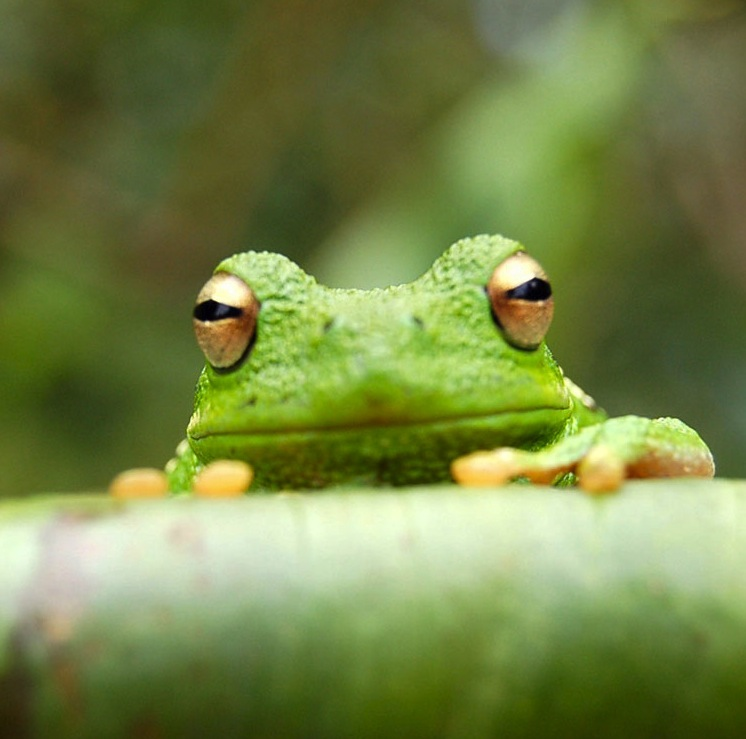
#> input picture foto/frog.jpg, 746 x 739 px, given in place of the camera
$ python main.py
#> lines starting #> are read from the running program, lines starting #| are printed output that depends on the picture; after the words box and inside, x2 and y2 are one past the last pixel; in counts of white or black regions, pixels touching at a corner belong together
import cv2 as cv

cap = cv.VideoCapture(0)

while True:
    isTrue, frame = cap.read()
#> frame is the input picture: shape (739, 746, 3); mean B, G, R 70.3, 131.3, 116

    if isTrue:
        height, width, _ = frame.shape
#> height = 739; width = 746

        hsv = cv.cvtColor (frame, cv.COLOR_BGR2HSV)
#> hsv: shape (739, 746, 3); mean H, S, V 37.7, 135.4, 132.8

        #dikey çizgiler
        cv.line (frame, (width // 3, 0), (width // 3, height), (0, 255, 0), 2)
        cv.line (frame, (2 * width // 3, 0), (2 * width // 3, height), (0, 255, 0), 2)

        #yatay çizgiler
        cv.line (frame, (0, height // 3), (width, height // 3), (0, 255, 0), 2)
        cv.line (frame, (0, 2 * height // 3), (width, 2 * height // 3), (0, 255, 0), 2)
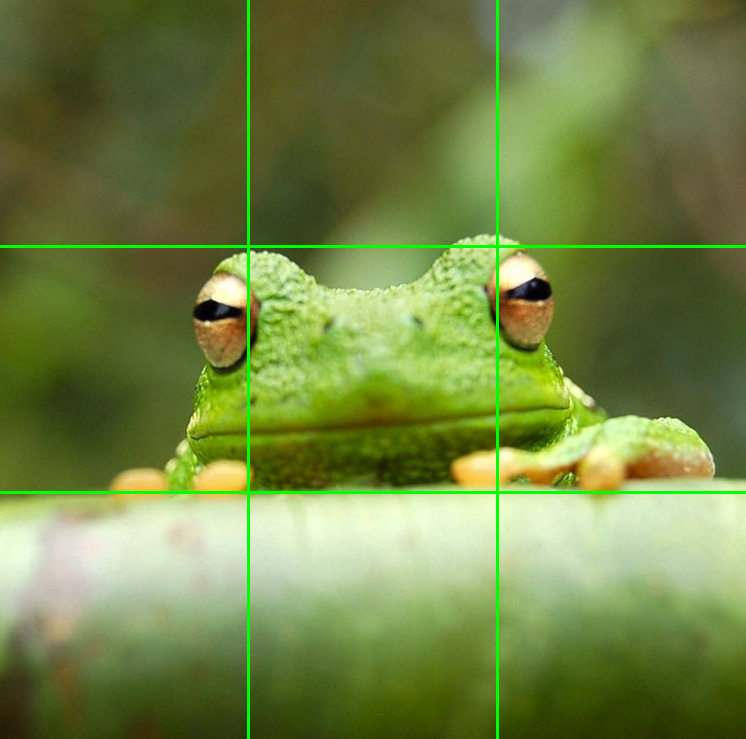
#> frame: shape (739, 746, 3); mean B, G, R 69, 133, 113.8

        #yeşil mask
        lower_green = (35, 80, 80)
        upper_green = (85, 255, 255)

        mask = cv.inRange (hsv, lower_green, upper_green)
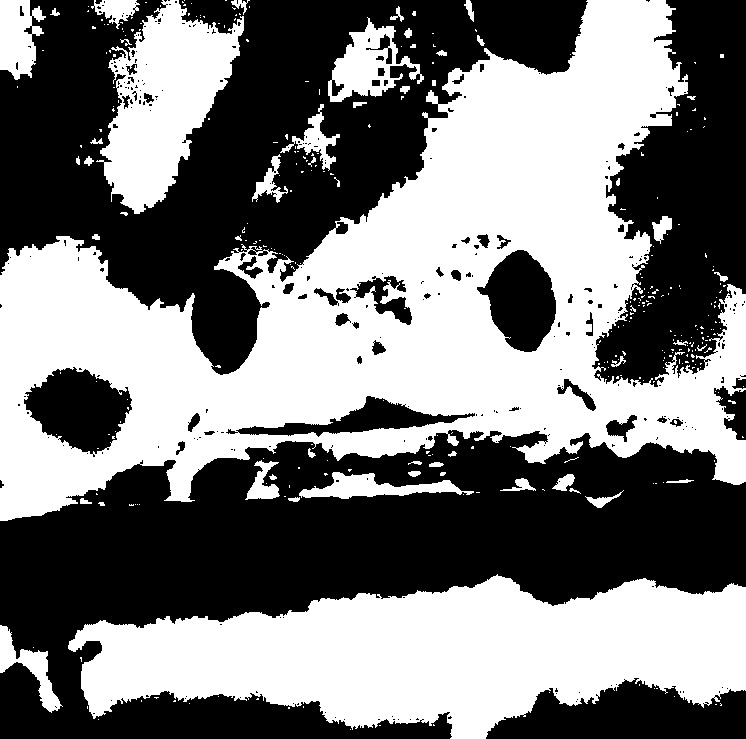
#> mask: shape (739, 746); 48.2% white; 334 white regions (281 under 20 px)
        #cv.imshow ("Mask", mask)

        #kontur bulma ve kordinat tespiti
        contours, hierarchy = cv.findContours (mask, cv.RETR_EXTERNAL, cv.CHAIN_APPROX_SIMPLE)
#> contours = 319 contours, 284 with area under 20; largest, box (x1, y1, x2, y2) and area: (0, 0, 746, 521) 180020, (68, 574, 746, 739) 68792, (96, 0, 244, 214) 16421, (328, 17, 424, 102) 3728, (0, 0, 46, 80) 2476

        message = "Kare Aranıyor"

        if contours:
            largest_contour = max (contours, key = cv.contourArea)
#> largest_contour = contour of 2611 points, box (x1, y1, x2, y2) (0, 0, 746, 521), area 180020

            area = cv.contourArea (largest_contour)
#> area = 180019.5

            if area > 500:
                M = cv.moments (largest_contour)
#> M = moments, m00 180019.5, centre m10/m00, m01/m00 = (389.1, 305.6)

                if M ["m00"] != 0:
                    cx = int (M["m10"] / M["m00"])
#> cx = 389
                    cy = int (M["m01"] / M["m00"])
#> cy = 305

                x,y,w,h = cv.boundingRect (largest_contour)
#> x = 0; y = 0; w = 746; h = 521
                cv.rectangle (frame, (x,y), (x + w, y + h), (0, 0, 255), 2)

                cv.putText (frame, f"Center: ({cx}, {cy})", (cx + 10, cy - 10), cv.FONT_HERSHEY_COMPLEX, 0.5, (0, 0, 255), 2)

                #hücre belirleme
                col = min(cx * 3 // width, 2)
#> col = 1
                row = min(cy * 3 // height, 2)
#> row = 1

                cell_no = row * 3 + col + 1
#> cell_no = 5

                message = f"Hücre: {cell_no}"
#> message = 'Hücre: 5'

        cv.putText (frame, message, (20, 40), cv.FONT_HERSHEY_COMPLEX, 0.5, (0, 0, 255), 2)
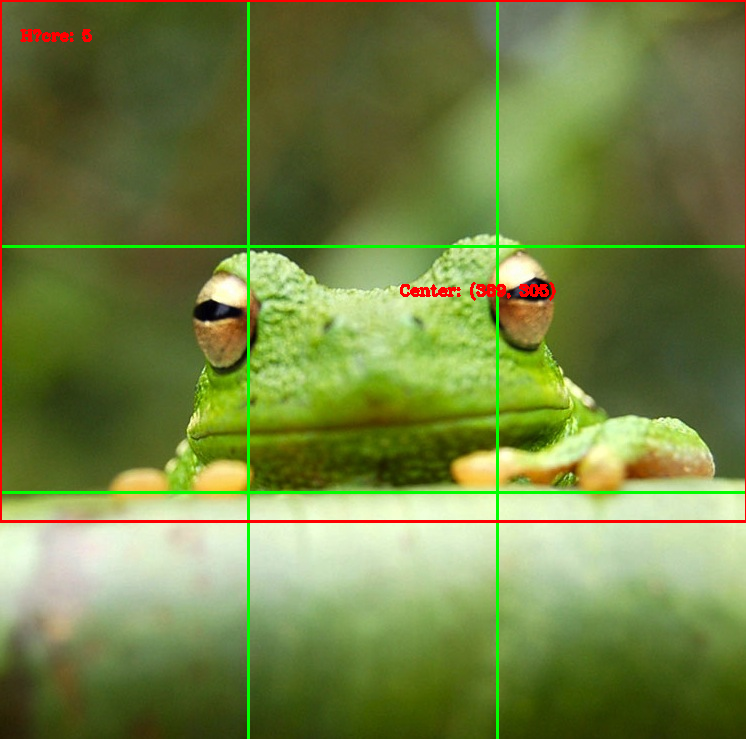
#> frame: shape (739, 746, 3); mean B, G, R 67.7, 131.1, 115.3

        cv.imshow('video', frame)
        if cv.waitKey(20) & 0xFF==ord('d'):
#> (key Esc is pressed here)
            break

    else:
        break

cap.release()
cv.destroyAllWindows()
